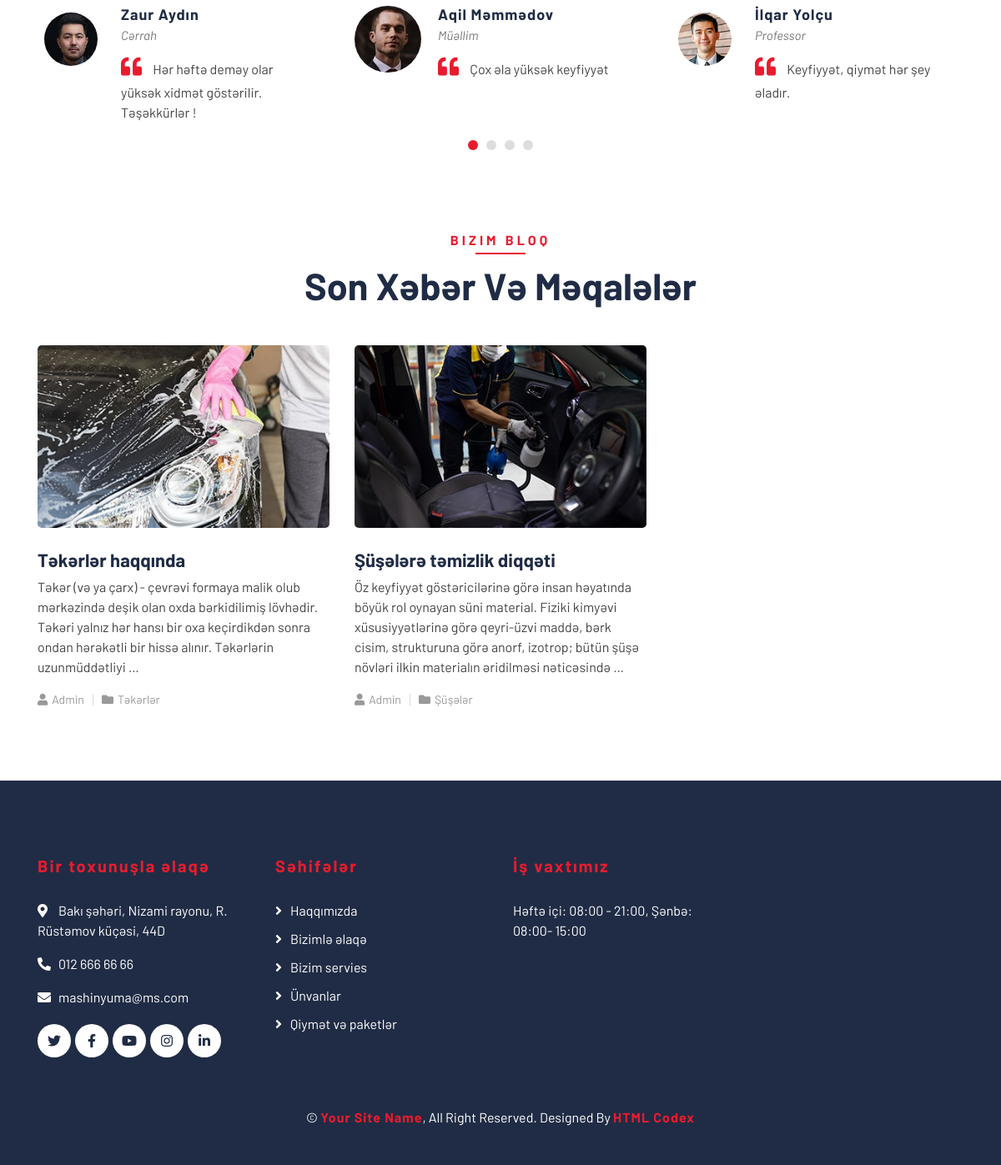
The app's page / (lower part), older data.
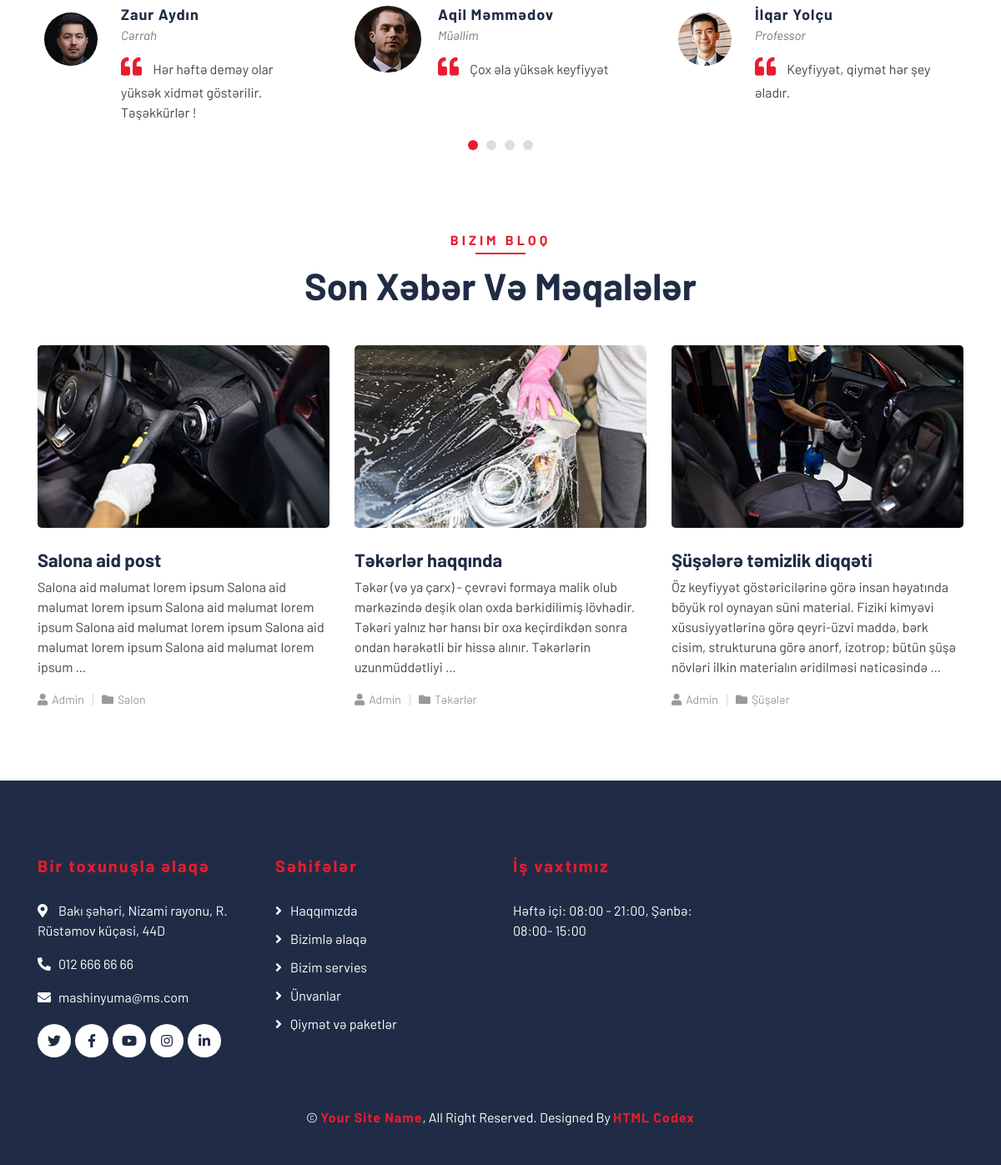
The same page, newer data.
### pages/models.py (models this page shows, shortened)
class Clients(models.Model):
    name = models.CharField(max_length=100,verbose_name="Ad Soyad")
    job = models.CharField(max_length=100,verbose_name="İş")
    image = models.ImageField(upload_to = "client")
    message =models.TextField(verbose_name="Şərh")
    status = models.CharField(max_length=100,choices=STATUS)
    created_date = models.DateTimeField(auto_now_add=True)
    class Meta:
        verbose_name = "Müştəri şərhi"
        verbose_name_plural = "Müştəri şərhləri"

### blog/models.py (models this page shows, shortened)
class BlogModel(models.Model):
    title = models.CharField(max_length=100,verbose_name="Başlıq")
    category = models.ForeignKey(CategoryModel,on_delete=CASCADE,verbose_name="Kateqoriya")
    image = models.ImageField(upload_to = "blogphotos",verbose_name="Şəkil")
    text = models.TextField(verbose_name="Mətin")
    status = models.CharField(max_length=100, choices=STATUS)
    slug = models.SlugField()
    tags = TaggableManager(verbose_name="Taqlar")
    created_date = models.DateTimeField(auto_now_add=True,verbose_name="Yaradılma tarixi")
    class Meta:
        verbose_name = "Məqalə"
        verbose_name_plural = "Məqalələr"

class CategoryModel(models.Model):
    name = models.CharField(max_length=100,verbose_name="Kateqoriya adı")
    slug = models.SlugField()
    created_date = models.DateTimeField(auto_now_add=True,verbose_name="Yaradıldığı tarix")
    def __str__(self):
        return self.name
    class Meta:
        verbose_name = "Kateqoriya"
        verbose_name_plural = "Kateqoriyalar"

### pages/views.py (the view)
# urls.py: path('',views.index,name="index"),
def index(request):
    cover_images = Coverimages.objects.filter(status = "active")
    teams = Teams.objects.all()
    fact = Facts.objects.get(status = "active")
    clients = Clients.objects.filter(status = "active")
    recentpost = BlogModel.objects.order_by("-created_date").filter(status = "active")[:5]
    context = {
        "cover_images":cover_images,
        "teams":teams,
        "fact":fact,
        "clients":clients,
        "recentpost":recentpost,
    }
    return render(request,"pages/index.html",context)

### pages/context_processor.py (called while the page is built)
def about(request):
    about = About.objects.get()
    context = {
        "about":about,
    }
    return context

def location(request):
    settings = Location.objects.get(is_main =True)
    context = {
        "settings":settings,
    }
    return context

### templates/pages/index.html (shortened to what this page needs)
{% extends "base.html" %}
{% load static %}
{% block body %}
        <div class="testimonial">
            <div class="container">
                <div class="owl-carousel testimonials-carousel">
                    {% for client in clients  %}
                    <div class="testimonial-item">
                        <img src="{{client.image.url}}" alt="Image">
                        <div class="testimonial-text">
                            <h3>{{client.name}}</h3>
                            <h4>{{client.job}}</h4>
                            <p>
                                {{client.message}}
                            </p>
                        </div>
                    </div>
                    {% endfor %}
                </div>
            </div>
        </div>
        <div class="blog">
            <div class="container">
                <div class="section-header text-center">
                    <p>Bizim bloq</p>
                    <h2>Son xəbər və məqalələr</h2>
                </div>
                <div class="row">
                    {% for post in  recentpost %}
                    <div class="col-lg-4">
                        <div class="blog-item">
                            <div class="blog-img">
                                <img src="{{post.image.url}}" alt="Image">
                            </div>
                            <div class="blog-text">
                                <h3><a href="{% url 'blog:postdetail' post.category.slug post.slug %}">{{post.title}}</a></h3>
                                <p>
                                    {{post.text|truncatewords:30}}
                                </p>
                            </div>
                            <div class="blog-meta">
                                <p><i class="fa fa-user"></i><a href="">Admin</a></p>
                                <p><i class="fa fa-folder"></i><a href="{% url 'blog:catposts' post.category.slug %}">{{post.category}}</a></p>
                            </div>
                        </div>
                    </div>
                    {% endfor %}
                </div>
            </div>
        </div>
{% endblock body %}

Row changes from the older to the newer data that the page shows:
added BlogModel: image (picture), title "Salona aid post", text "Salona aid məlumat lorem ipsum Salona aid məlumat lorem ipsum Salona aid məlumat lorem ipsum Salona aid məlumat lorem ipsum Salona aid məlumat lorem ipsum Salona aid məlumat lorem ipsum …", category "Salon"
